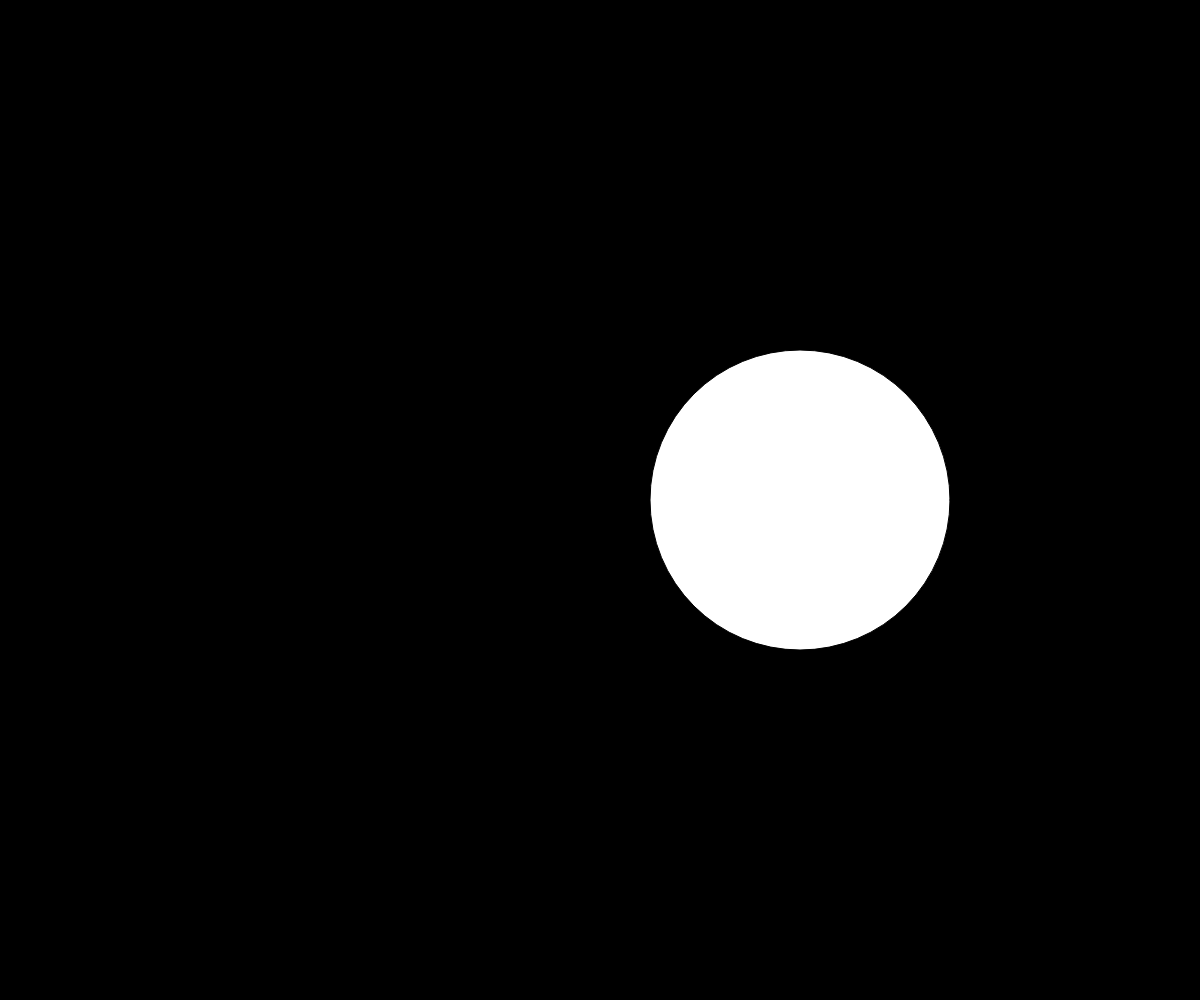
Frame 1 (no input)
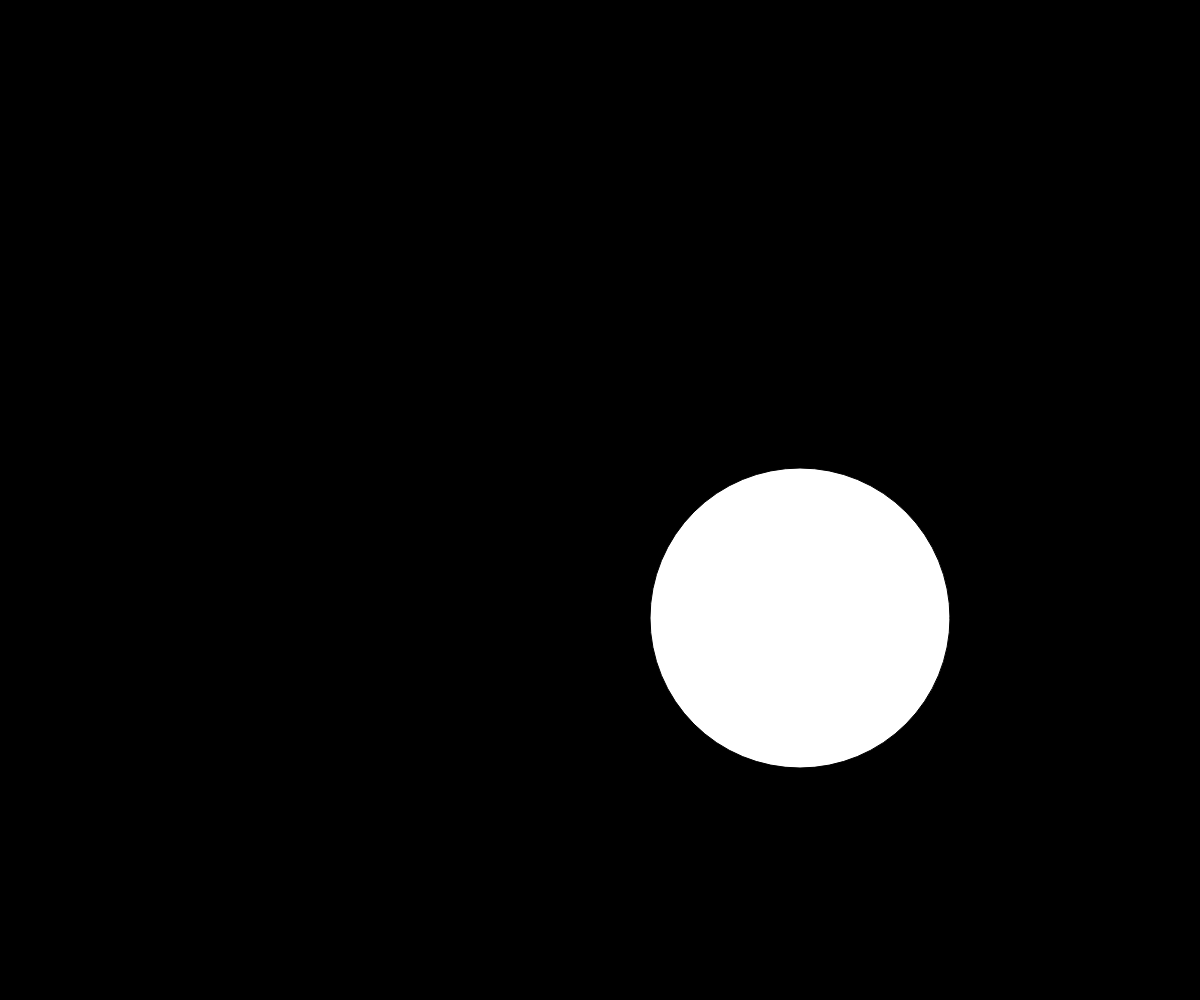
Frame 60 (no input)
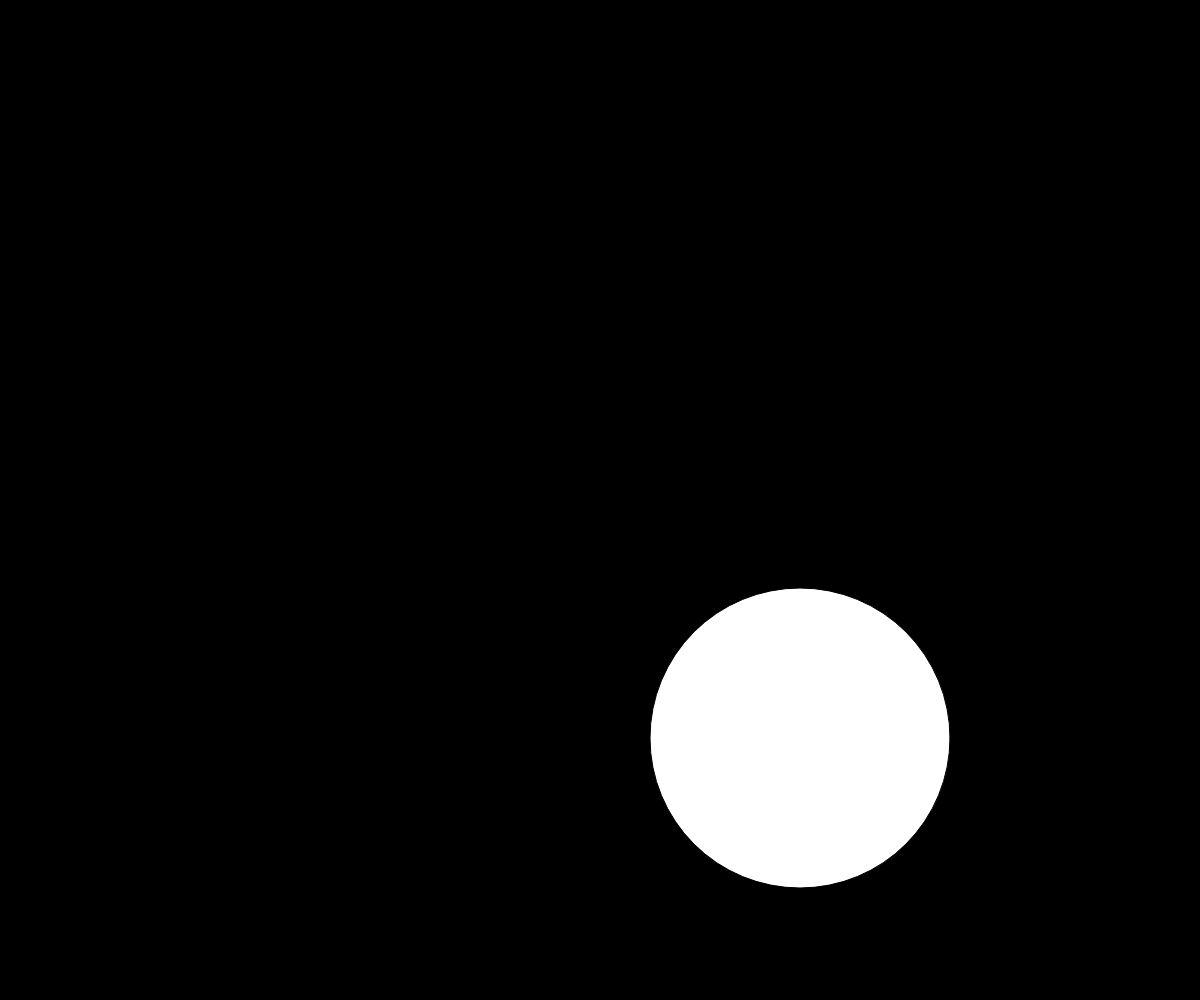
Frame 120 (the mouse pressed at the canvas centre since frame 60)

The p5.js sketch that drew these frames (run headless with seeded random() and noise() and a simulated clock; from frame 60 on, the mouse is pressed at the canvas centre):

// p5.js sketch
// ── sketch.js
let Cx = 800
let Cy = 500
let CDia = 300
let falling = true

function setup() {
  createCanvas(windowWidth, windowHeight);
    
}

function draw() {
  background(0);
  circle(Cx, Cy, CDia)

  if (falling) {
    Cy += 2
  } else {
    Cy -= 2
  }

  if (Cy > windowHeight-CDia/2 || Cy < 0+CDia/2) {
    falling = !falling
  }
}
